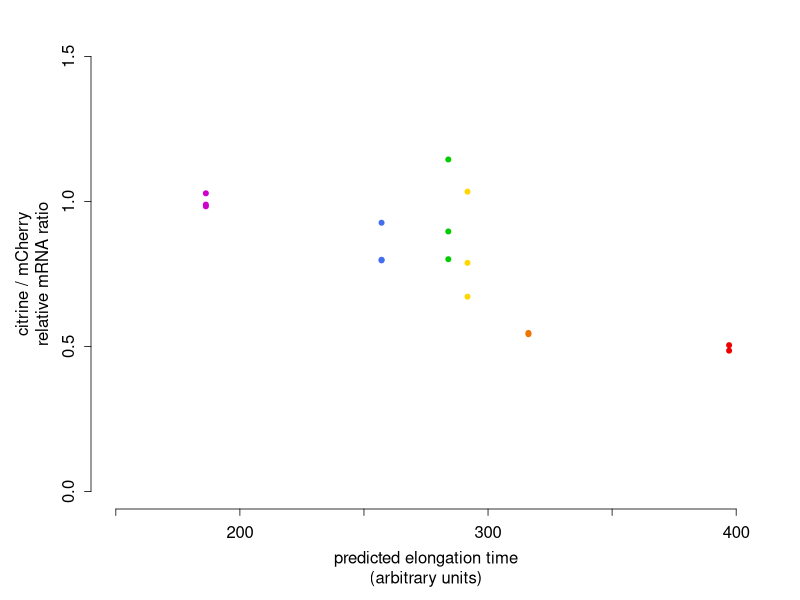

This chart was generated by the following R code:
## generate figure re-analyzing the citrine mRNA qPCR data from Tunney, McGlincey, et al 2018

setwd(".../data/WT/WT_mRNA/")

WT_mRNA_ratios <- read.csv("WT_mRNA_ratios.csv")
ratios <- as.data.frame(WT_mRNA_ratios)

#cols <- c( MIN = "magenta3", Y000 = "royalblue2", Y333 = "green3", Y666 = "gold1", Y999 = "darkorange2", MAX = "red2")
cols <- c( citmin = "magenta3", cit0 = "royalblue2", cit3 = "green3", cit6 = "gold1", cit9 = "darkorange2", citmax = "red2")

pdf("tunney_citrine_mrna.newspeeds.pdf", width = 1.75, height = 1.3, pointsize = 6.5, useDingbats = F, bg = "white" )
par( mex = 0.65 ) # sets margin stuff
par( mar = c(7,6.5,2,3) )
par( oma = c(0,0.5,1,0) )
plot( ratios$citscore, ratios$ratio, 
      col = cols[ratios$strain],
      #cex = 0.6,
      axes = F,
      xlim = c(150,400),
      ylim = c(0,1.5),
      pch = 20,
      xlab = "",
      ylab = "citrine / mCherry\nrelative mRNA ratio"
)
axis( 1, lwd = 0.75, at = seq(150, 400, by =50), labels = c(NA, "200", NA, "300", NA, "400") )
axis( 2, lwd = 0.75 )
title( xlab = "predicted elongation time\n(arbitrary units)", line = 4.5 )
dev.off()